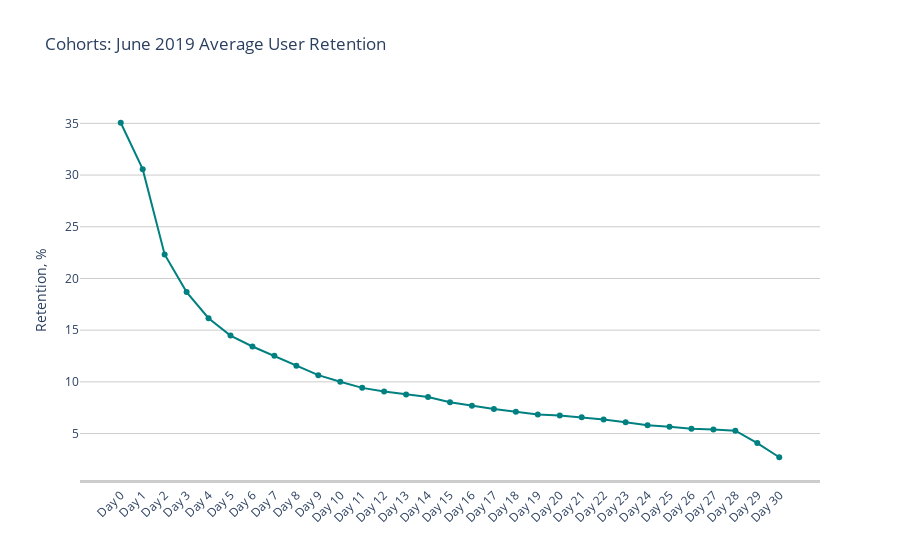

Notebook code cell kept with this figure:
### Code cell
#Построим график изменения среднего Retention Rate в июне 2019 г. в зависимости от времени жизни пользователя 
data=go.Scatter(x=['Day {}'.format(i) for i in retention_pivot.columns], 
               y=round(retention_pivot.loc['mean']*100, 2),
                hovertemplate="%{x}: <br>%{y}%<extra></extra>",
                mode='markers+lines', 
               marker=dict(color='teal'))
layout=go.Layout(title='Cohorts: June 2019 Average User Retention',
                yaxis_title='Retention, %',
                plot_bgcolor='white',
                 xaxis=dict(
                tickangle=-45,
                zeroline=False,
                showgrid=False,
                showticklabels=True,
                linecolor='rgb(204, 204, 204)',
                linewidth=3
                ),
                 yaxis=dict(
                showgrid=True,
                showline=False,
                zeroline=True,
                gridcolor='rgb(204, 204, 204)'))
fig=go.Figure(data=data, layout=layout)
fig.show()

### Figure 1 — Plotly figure (JSON) as saved in the notebook; plotly's stock layout.template omitted (floating-point values rounded to 4 significant figures)
{"data": [{"hovertemplate": "%{x}: <br>%{y}%<extra></extra>", "marker": {"color": "teal"}, "mode": "markers+lines", "type": "scatter", "x": ["Day 0", "Day 1", "Day 2", "Day 3", "Day 4", "Day 5", "Day 6", "Day 7", "Day 8", "Day 9", "Day 10", "Day 11", "Day 12", "Day 13", "Day 14", "Day 15", "Day 16", "Day 17", "Day 18", "Day 19", "Day 20", "Day 21", "Day 22", "Day 23", "Day 24", "Day 25", "Day 26", "Day 27", "Day 28", "Day 29", "Day 30"], "y": [35.06, 30.57, 22.33, 18.68, 16.16, 14.48, 13.42, 12.52, 11.55, 10.65, 10.01, 9.42, 9.07, 8.77, 8.54, 8.03, 7.68, 7.37, 7.1, 6.85, 6.75, 6.59, 6.36, 6.1, 5.8, 5.67, 5.47, 5.39, 5.28, 4.08, 2.71]}], "layout": {"plot_bgcolor": "white", "title": {"text": "Cohorts: June 2019 Average User Retention"}, "xaxis": {"linecolor": "rgb(204, 204, 204)", "linewidth": 3, "showgrid": false, "showticklabels": true, "tickangle": -45, "zeroline": false}, "yaxis": {"gridcolor": "rgb(204, 204, 204)", "showgrid": true, "showline": false, "title": {"text": "Retention, %"}, "zeroline": true}}}
